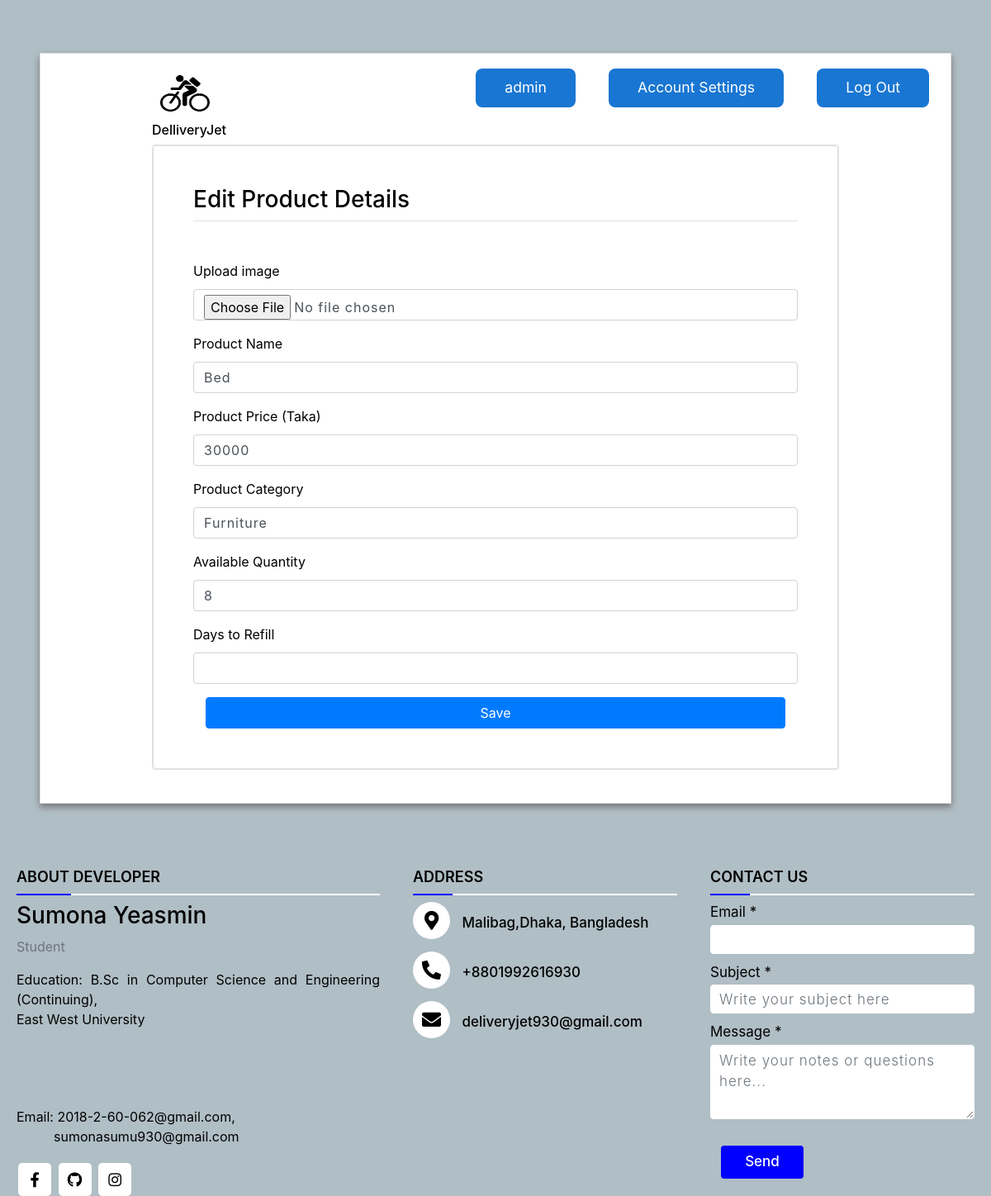
/edit-product/2/ (signed in), run on an earlier commit of the app's database.
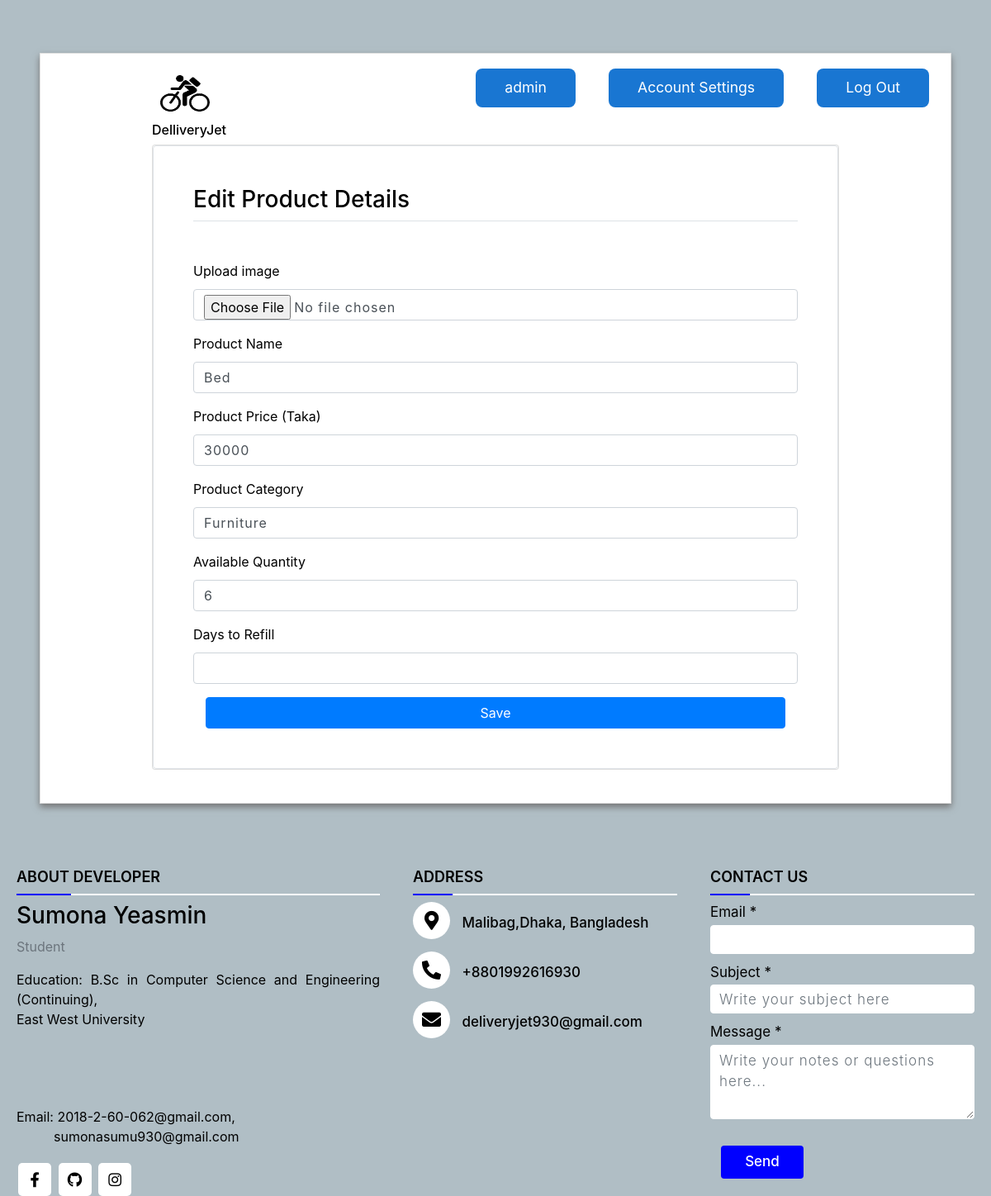
And on a later commit of the database.
### users/models.py (models this page shows, shortened)
class ProductModel(models.Model):
    user=models.ForeignKey(User,null=True,on_delete=models.CASCADE)
    name=models.CharField(max_length=255)
    price=models.IntegerField()
    category=models.CharField(max_length=255, null=False, blank=False)
    image=models.ImageField(null=True,blank=True)
    availQuantity=models.IntegerField(default=0)
    refill=models.CharField(max_length=255, null=True, blank=True)
    REQUIRED_FIELDS = ['name','category','price']
    class Meta:
        unique_together = ('user', 'name',)

### users/decorators.py (the view)
        def wrapper_func(request, *args, **kwargs):
            if request.user.is_admin or request.user.is_company:
                return view_func(request, *args, **kwargs)
            else:
                return HttpResponse("You are not authorized to view this page")

### users/forms.py
class PostProductForm(ModelForm):
    image = forms.ImageField(required=False, error_messages={'invalid': "Image files only"}, widget=forms.FileInput)
    class Meta:
        model = ProductModel
        fields = '__all__'
        exclude = ['user']

### users/views.py (called while the page is built, shortened)
@login_required(login_url='login')
@show_to_company(allowed_roles=['admin', 'is_company'])
def edit_product(request, pk):
    task = "Edit"
    product = ProductModel.objects.get(id=pk)
    form = PostProductForm(instance=product)
    context = {
        'task': task,
        'form': form,
    }
    return render(request, 'product/post-product.html', context)

### users/templates/product/post-product.html (shortened to what this page needs)
{% extends "base.html" %}
{% load static %}
{% load widget_tweaks %}
{% block content %}
<html>
    <head>
        <link rel="stylesheet" href="https://stackpath.bootstrapcdn.com/bootstrap/4.3.1/css/bootstrap.min.css">
</head>
<body>
<div class="container-fluid px-1 px-md-5 px-lg-1 px-xl-5 py-5 mx-auto">
    <div class="card card0 border-4">
        <div class="row d-flex">
                <div class="card1 ">
                     <div > <img src="{% static 'assets/favicon.png' %}" class="logo">
                        <button class="mbtn blue"  ><a href= "{% url 'company-feed' user.id %}">{{request.user.name}}</a></button>
                        <button class="mbtn blue"  ><a href= "">Account Settings</a></button>
                        <button class="mbtn blue" > <a href="{% url 'logout' %}">Log Out </a></button>
                        <div class="relative"><h6><a href="{% url 'home' %}">DelliveryJet</a></h6></div>
                    </div>
                </div>
                <div class="card2 card border-2">
                    <form method="post" action="" enctype="multipart/form-data" class="p-4 p-md-5 border rounded">
                        <h3 class="text-black mb-5 border-bottom pb-2">{{ task }} Product Details</h3>
                        <div class="form-group">
                            <label>Upload image</label> <br>
                            {{form.image|add_class:"form-control"}}
                        </div>
                        <div class="form-group">
                            <label>Product Name</label>
                            {{form.name|add_class:"form-control"}}
                        </div>
                        <div class="form-group">
                            <label>Product Price (Taka)</label> <br>
                            {{form.price|add_class:"form-control"}}
                        </div>
                        <div class="form-group">
                            <label>Product Category</label> <br>
                            {{form.category|add_class:"form-control"}}
                        </div>
                        <div class="form-group">
                            <label>Available Quantity</label> <br>
                            {{form.availQuantity|add_class:"form-control"}}
                        </div>
                        <div class="form-group">
                            <label>Days to Refill</label> <br>
                            {{form.refill|add_class:"form-control"}}
                        </div>
                        <div class="col-12">
                            <button class="btn btn-block btn-primary " type="submit">Save</button>
                        </div>
                    </form>
                </div>
        </div>
    </div>
</div>
</body>
</html>
{% endblock %}

What changed in the data, as far as the page shows it:
changed ProductModel "Bed": availQuantity "8" → "6"
